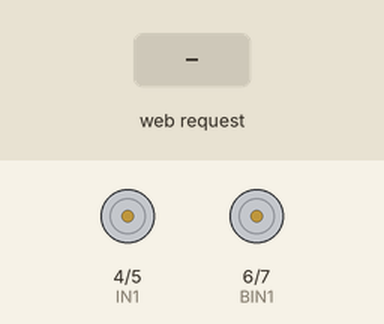
Simulated run of this sketch. Board: ESP32-S3. Parts: motor-driver pin pairs drawn as motors (green arrow = first pin HIGH = forward, orange = second pin HIGH = backward, longer = more drive). The test bench sets the inputs (shaded band). What the sketch prints to the serial monitor is not drawn.

Above: at 1.2 s.
1.3 s: HTTP request GET /maju received
At 1.5 s:
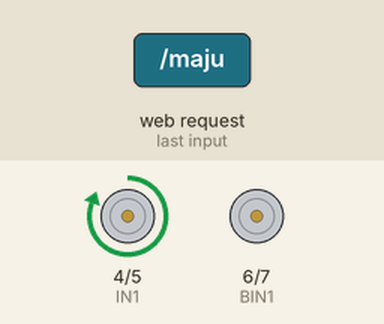
3.2 s: HTTP request GET /mundur received
At 3.4 s:
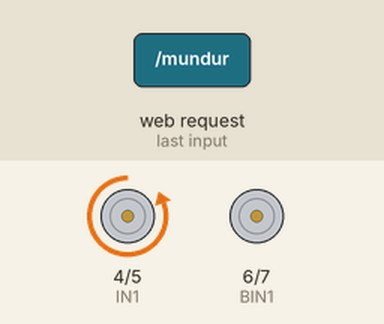
5.1 s: HTTP request GET /kiri received
At 5.3 s:
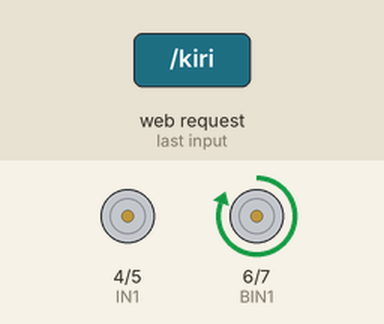
7.0 s: HTTP request GET /kanan received
At 7.2 s:
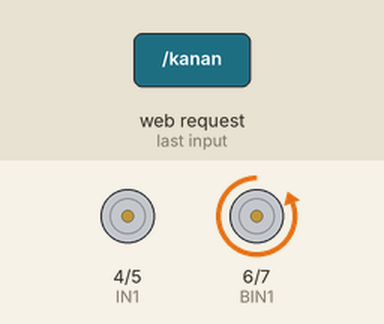
Timing chart, 0 to 9.9 s (numbered marks = the images above; inputs shaded):
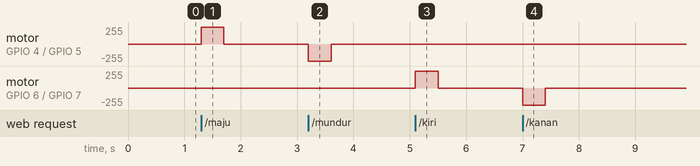

The sketch:

rc-no-pwm.ino
```cpp
#include <WiFi.h>
#include <WebServer.h>

const char* SSID = "RC-CAR";
const char* PASS = "12345678";

// Penggerak
const int IN1 = 4;
const int IN2 = 5;
// Steering
const int BIN1 = 6;
const int BIN2 = 7;

const unsigned long TIMEOUT_MS = 400;   // failsafe

bool berjalan = false;
bool membelok = false;
unsigned long lastDrive = 0;
unsigned long lastSteer = 0;

WebServer server(80);

const char HALAMAN[] PROGMEM = R"rawliteral(
<!DOCTYPE html>
<html>
<head>
<meta name="viewport" content="width=device-width, initial-scale=1, user-scalable=no">
<title>RC Car</title>
<style>
  body { font-family: sans-serif; text-align: center; background: #222; color: #fff;
         -webkit-user-select: none; user-select: none; touch-action: none; }
  button { height: 90px; margin: 10px 0; font-size: 26px;
           border: none; border-radius: 16px; background: #3a7; color: #fff; }
  button:active { background: #285; }

  .baris { margin-top: 120px ; display: grid ; justify-content: center; gap: 12px; }
  .baris button { width: 200px ; background: #37a; }
  .baris button:active { background: #258; }
  .control { display:flex; justify-content: center; gap: 12px; }
  .control button { width: 38%; height: 200px;}
</style>
</head>
<body>

  <div class="control">
    <button id="mundur"> < </button>
    <button id="maju"> > </button>
  </div>
  <div class="baris">
    <button id="kiri">KIRI</button>
    <button id="kanan">KANAN</button>
  </div>

<script>
  function tahan(id, path, stopPath) {
    const el = document.getElementById(id);
    let timer = null;
    function mulai(e) {
      e.preventDefault();
      if (timer) return;
      fetch(path);
      timer = setInterval(() => fetch(path), 150);
    }
    function selesai(e) {
      e.preventDefault();
      clearInterval(timer);
      timer = null;
      fetch(stopPath);
    }
    el.addEventListener('pointerdown', mulai);
    el.addEventListener('pointerup', selesai);
    el.addEventListener('pointercancel', selesai);
    el.addEventListener('pointerleave', selesai);
  }
  tahan('maju',   '/maju',   '/stop');
  tahan('mundur', '/mundur', '/stop');
  tahan('kiri',   '/kiri',   '/lurus');
  tahan('kanan',  '/kanan',  '/lurus');
</script>
</body>
</html>
)rawliteral";

// ---------- PENGGERAK (tanpa PWM) ----------
void stopMotor() {
  digitalWrite(IN1, LOW);
  digitalWrite(IN2, LOW);
  berjalan = false;
}

void maju() {
  digitalWrite(IN1, HIGH);
  digitalWrite(IN2, LOW);
  berjalan = true;
}

void mundur() {
  digitalWrite(IN1, LOW);
  digitalWrite(IN2, HIGH);
  berjalan = true;
}

// ---------- STEERING ----------
void kiri() {
  digitalWrite(BIN1, HIGH);
  digitalWrite(BIN2, LOW);
  membelok = true;
}

void kanan() {
  digitalWrite(BIN1, LOW);
  digitalWrite(BIN2, HIGH);
  membelok = true;
}

void lurus() {
  digitalWrite(BIN1, LOW);
  digitalWrite(BIN2, LOW);
  membelok = false;
}

void setup() {
  Serial.begin(115200);
  pinMode(IN1, OUTPUT);
  pinMode(IN2, OUTPUT);
  pinMode(BIN1, OUTPUT);
  pinMode(BIN2, OUTPUT);
  stopMotor();
  lurus();

  WiFi.softAP(SSID, PASS);
  Serial.print("Alamat: http://");
  Serial.println(WiFi.softAPIP());

  server.on("/", []() { server.send_P(200, "text/html", HALAMAN); });

  server.on("/maju",   []() { lastDrive = millis(); maju();      server.send(200, "text/plain", "ok"); });
  server.on("/mundur", []() { lastDrive = millis(); mundur();    server.send(200, "text/plain", "ok"); });
  server.on("/stop",   []() { lastDrive = millis(); stopMotor(); server.send(200, "text/plain", "ok"); });

  server.on("/kiri",   []() { lastSteer = millis(); kiri();   server.send(200, "text/plain", "ok"); });
  server.on("/kanan",  []() { lastSteer = millis(); kanan();  server.send(200, "text/plain", "ok"); });
  server.on("/lurus",  []() { lastSteer = millis(); lurus();  server.send(200, "text/plain", "ok"); });

  server.begin();
}

void loop() {
  server.handleClient();

  // failsafe penggerak
  if (berjalan && millis() - lastDrive > TIMEOUT_MS) {
    stopMotor();
  }
  // failsafe steering
  if (membelok && millis() - lastSteer > TIMEOUT_MS) {
    lurus();
  }
}
```

Measured:
- after the input at 1.3 s, motor on GPIO 4 (IN1) / GPIO 5 (IN2): stopped → forward 255/255 at once, → stopped 0.40 s later
- after the input at 3.2 s, motor on GPIO 4 (IN1) / GPIO 5 (IN2): stopped → backward 255/255 at once, → stopped 0.40 s later
- after the input at 5.1 s, motor on GPIO 6 (BIN1) / GPIO 7 (BIN2): stopped → forward 255/255 at once, → stopped 0.40 s later
- after the input at 7.0 s, motor on GPIO 6 (BIN1) / GPIO 7 (BIN2): stopped → backward 255/255 at once, → stopped 0.40 s later
